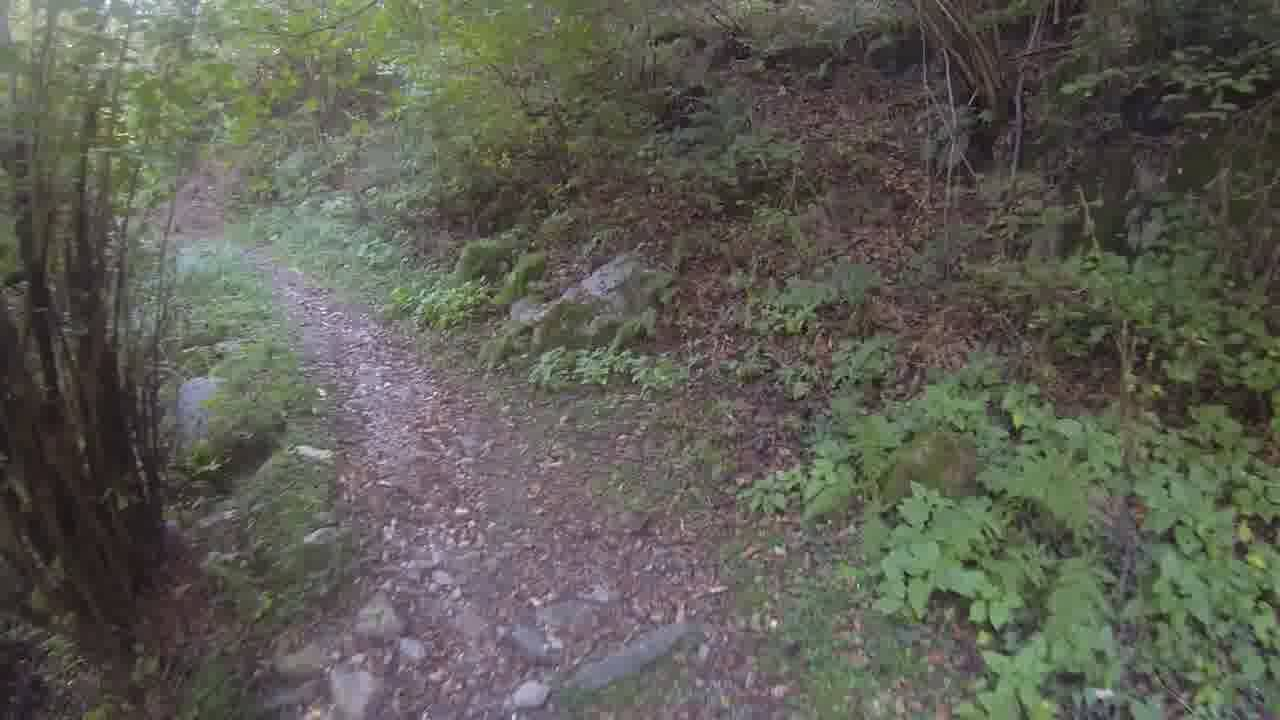
#> input picture tools/data_pipeline/giusti.jpg, 1280 x 720 px
$ python remove_seq_sim.py data_pipeline 1.0
#> lines starting #> are read from the running program, lines starting #| are printed output that depends on the picture
"""Remove sequential and similar images

Usage: remove_seq_sim.py <dir> <threshold>

    dir: folder with images
    threshold: accumulated Chi-square histogram distance cutoff for unique images, higher is less similar

"sequential" means sorted()
See also: https://docs.opencv.org/3.4/d8/dc8/tutorial_histogram_comparison.html

Deletion ~percentage by threshold values for giusti:
32: 47
35: 49
50: 56
70: 63
80: 67
150: 78
200: 81
300: 86 <-
400: 88
"""

import os, sys, collections, statistics, shutil

import cv2 as cv
import progressbar
import click


CHISQUARE = 1
# https://docs.opencv.org/3.4/d8/dc8/tutorial_histogram_comparison.html
h_bins = 50
s_bins = 60
histSize = [h_bins, s_bins]
h_ranges = [0, 180]
s_ranges = [0, 256]
ranges = h_ranges + s_ranges
channels = [0, 1]


def main(dir_p: str, threshold: float):
#> called with dir_p = 'data_pipeline', threshold = 1
    _, _, image_names = next(os.walk(dir_p))
    image_names.sort()
    image_ps = [os.path.join(dir_p, image_name) for image_name in image_names]

    image_ps_to_delete = []
    last_hists = collections.deque([], 3)
    with progressbar.ProgressBar(max_value=len(image_ps)) as bar:
        for i, image_p in enumerate(image_ps):
            image = cv.imread(image_p)
#> image is the input picture: shape (720, 1280, 3); mean B, G, R 84.3, 93.8, 93.8
            image_hsv = cv.cvtColor(image, cv.COLOR_BGR2HSV)
#> image_hsv: shape (720, 1280, 3); mean H, S, V 58.4, 44, 98.7
            hist = cv.calcHist([image_hsv], channels, None, histSize, ranges, accumulate=False)
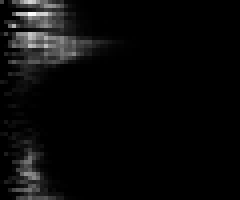
#> hist: shape (50, 60) float32 (shown 4 times larger); min 0, max 7784, mean 307.2; drawn with min black and max white
            cv.normalize(hist, hist, alpha=0, beta=1, norm_type=cv.NORM_MINMAX)

            if len(last_hists) > 1:
                dists = [cv.compareHist(last_hist, hist, CHISQUARE) for last_hist in last_hists]
                dists_avg = statistics.mean(dists)
                if dists_avg < threshold:
                    image_ps_to_delete.append(image_p)

            last_hists.appendleft(hist)
            bar.update(i)

    image_ps_to_keep = [image_p for image_p in image_ps if image_p not in image_ps_to_delete]

    images_len = len(image_names)
    images_to_delete_len = len(image_ps_to_delete)
    deleted_percentage = round((images_to_delete_len / images_len) * 100, 2)
    kept_percentage = 100 - deleted_percentage
    print(f"Deleting {images_to_delete_len} of {images_len} frames (delete {deleted_percentage}%, keep {kept_percentage}%)")

    if click.confirm('Copy kept images to "kept" subdir'):
#> the answer given: y
        kept_dir_p = os.path.join(dir_p, "kept")
        os.mkdir(kept_dir_p)
        for image_p in image_ps_to_keep:
            shutil.copy(image_p, kept_dir_p)


if __name__ == "__main__":
    dir_p = sys.argv[1]
    threshold = float(sys.argv[2])
    main(dir_p, threshold)
